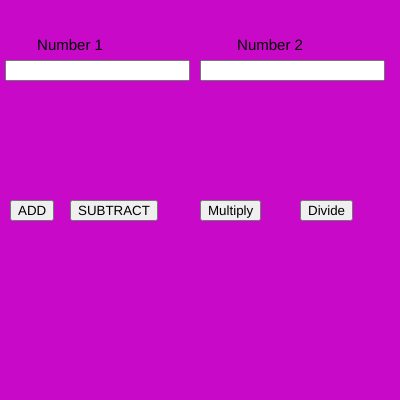
Frame 1 (no input)
Frame 60 (no input): identical to frame 1, image omitted
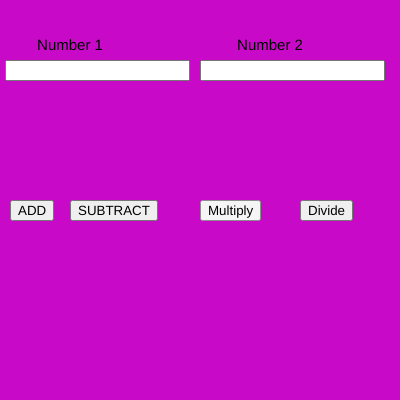
Frame 120 (the mouse pressed at the canvas centre since frame 60)

The p5.js sketch that drew these frames (run headless with seeded random() and noise() and a simulated clock; from frame 60 on, the mouse is pressed at the canvas centre):

// p5.js sketch
// ── sketch.js
var n1, n2;
var b1, b2, b3, b4;

function setup() {

  createCanvas(400, 400);

  num1 = createInput();
  num1.position(5, 60);

  num2 = createInput();
  num2.position(200, 60);

  b1 = createButton("ADD");
  b1.position(10, 200);
  b1.mousePressed(add);

  b2 = createButton("Multiply");
  b2.position(200, 200);
  b2.mousePressed(mul);

  b3 = createButton("SUBTRACT");
  b3.position(70, 200);
  b3.mousePressed(sub);

  b4 = createButton("Divide");
  b4.position(300, 200);
  b4.mousePressed(div);

  textAlign(CENTER);
  textSize(15);
}

function add() {

  console.log(n1 + n2);
}

function sub() {
  console.log(n1 - n2);
}

function mul() {
  console.log(n1 * n2);
}

function div() {
  console.log(n1 / n2);
}

function draw() {
  background(200, 10, 200)
  text("Number 1", 70, 50)
  text("Number 2", 270, 50)
  n1 = parseInt(num1.value());
  n2 = parseInt(num2.value());


}
